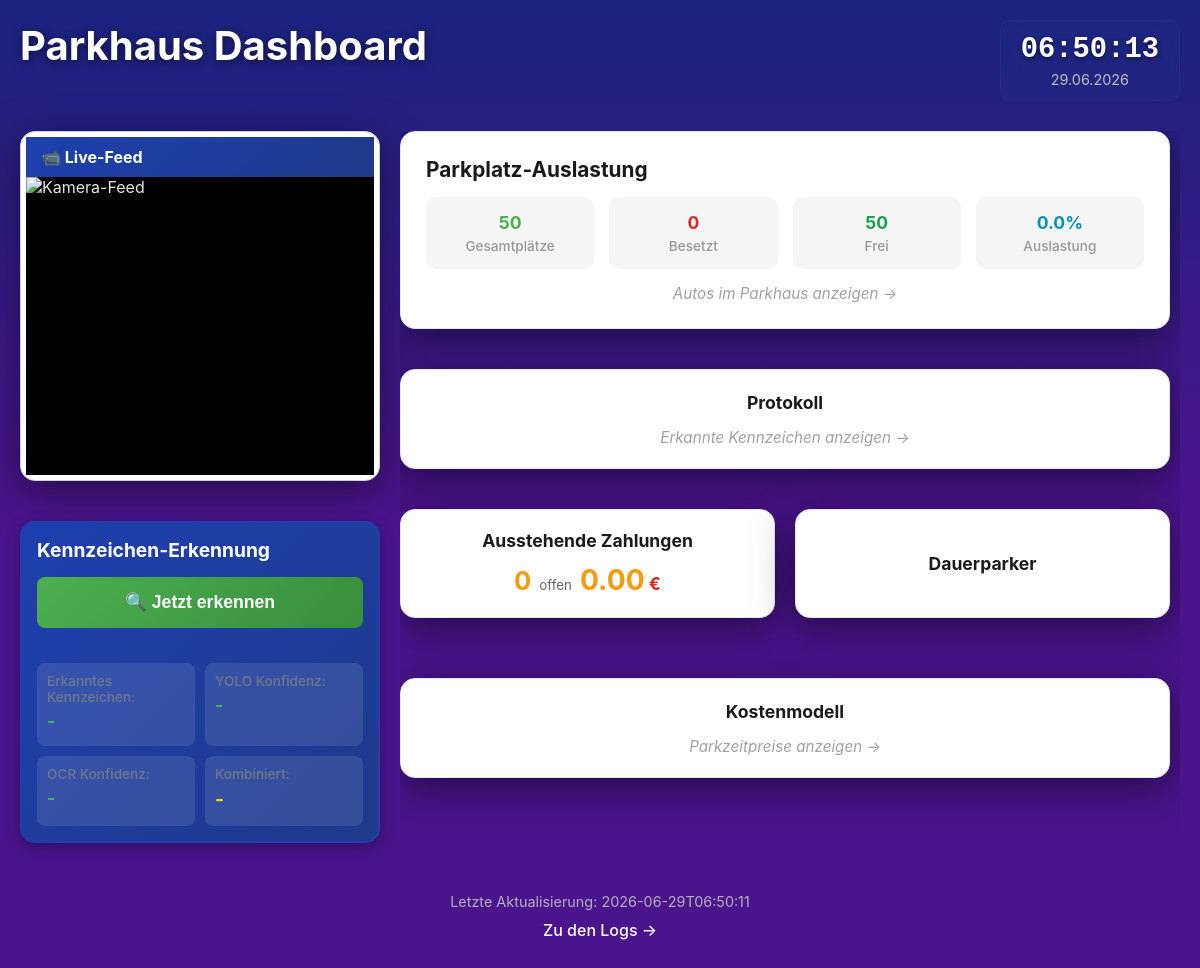
Before: / with the older database file.
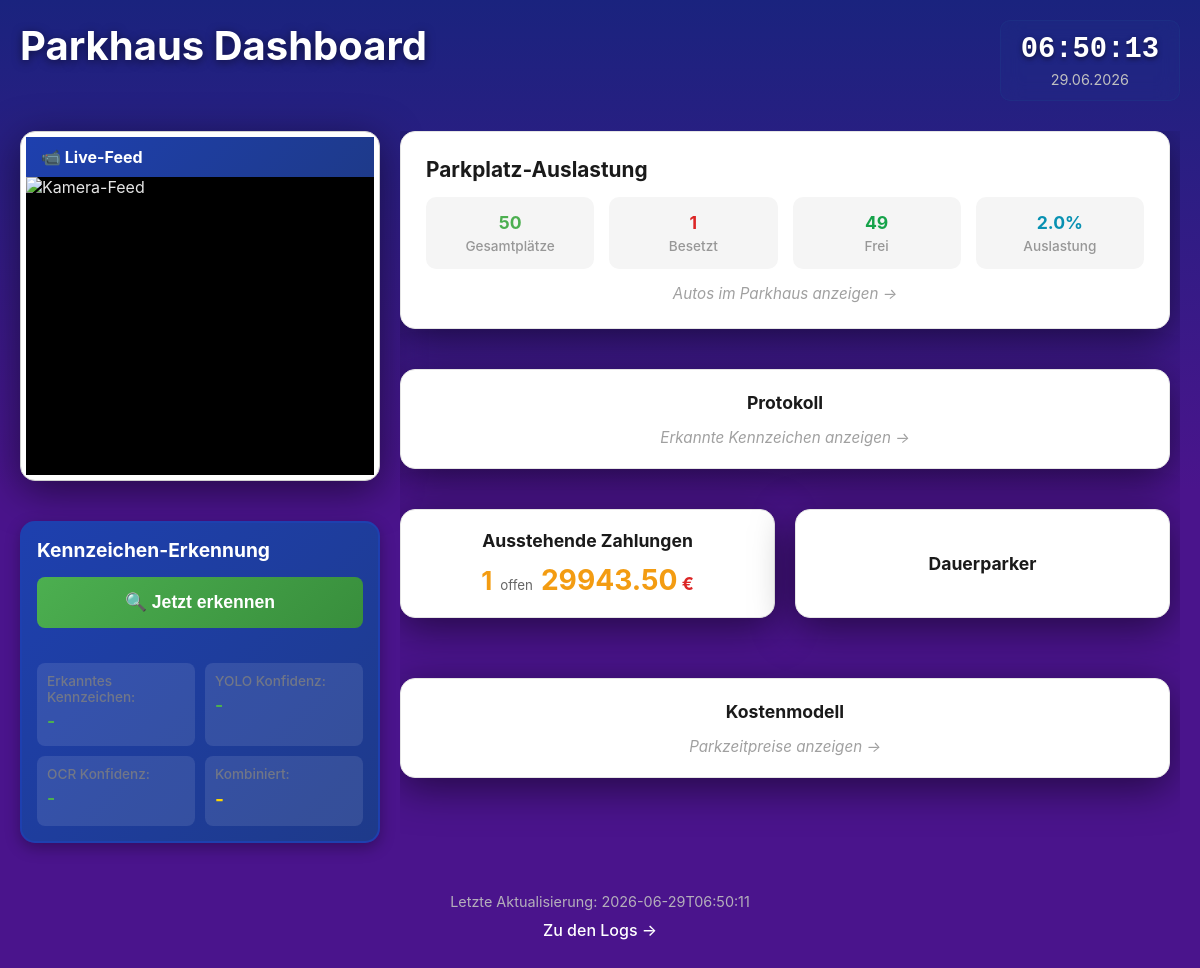
After: the same page with the newer database file.
### tables this page shows
CREATE TABLE parking_capacity (
            id INTEGER PRIMARY KEY AUTOINCREMENT,
            total_spaces INTEGER NOT NULL DEFAULT 50,
            occupied_spaces INTEGER DEFAULT 0,
            last_updated TIMESTAMP DEFAULT CURRENT_TIMESTAMP
        );

### Dashboard/routes.py (the view)
@router.get("/", response_class=HTMLResponse)
def dashboard(request: Request):
    dashboard_data = DashboardService.get_dashboard_summary()
    template = env.get_template("index.html")
    html = template.render(request=request, data=dashboard_data)
    return html

### Dashboard/templates/index.html (shortened to what this page needs)
<!DOCTYPE html>
<html>
<head>
    <link rel="stylesheet" href="/static/style.css?v={{ range(0, 10000) | random }}">
</head>
<body>
<div class="container">
    <div class="header-top">
        <h1>Parkhaus Dashboard</h1>
        <div class="current-time">
            <div class="time-display" id="current-time">--:--:--</div>
            <div class="date-display" id="current-date">--.--.----</div>
        </div>
    </div>
    <div class="dashboard-layout">
        <div class="feed-section">
            <div class="card camera-feed">
                <h3>📹 Live-Feed</h3>
                <img id="live-feed-img" src="/api/stream" alt="Kamera-Feed">
            </div>
            <div class="card recognition-panel">
                <h3>Kennzeichen-Erkennung</h3>
                <div class="recognition-controls">
                    <button class="btn btn-recognize" onclick="recognizePlate()">🔍 Jetzt erkennen</button>
                </div>
                <div class="recognition-stats">
                    <div class="stat">
                        <span class="stat-label">Erkanntes Kennzeichen:</span>
                        <span class="stat-value" id="recognized-plate">-</span>
                    </div>
                    <div class="stat">
                        <span class="stat-label">YOLO Konfidenz:</span>
                        <span class="stat-value" id="yolo-confidence">-</span>
                    </div>
                    <div class="stat">
                        <span class="stat-label">OCR Konfidenz:</span>
                        <span class="stat-value" id="ocr-confidence">-</span>
                    </div>
                    <div class="stat">
                        <span class="stat-label">Kombiniert:</span>
                        <span class="stat-value highlight" id="combined-confidence">-</span>
                    </div>
                </div>
            </div>
        </div>
        <div class="widgets-section">
            <div class="card capacity-card clickable" onclick="openModal('occupancy')">
                <h3>Parkplatz-Auslastung</h3>
                <div class="capacity-grid">
                    <div class="capacity-stat">
                        <div class="stat-value" id="total-spaces">{{ data.parking_capacity.total_spaces }}</div>
                        <div class="stat-label">Gesamtplätze</div>
                    </div>
                    <div class="capacity-stat">
                        <div class="stat-value occupied" id="occupied-spaces">{{ data.parking_capacity.occupied_spaces }}</div>
                        <div class="stat-label">Besetzt</div>
                    </div>
                    <div class="capacity-stat">
                        <div class="stat-value available" id="available-spaces">{{ data.parking_capacity.available_spaces }}</div>
                        <div class="stat-label">Frei</div>
                    </div>
                    <div class="capacity-stat">
                        <div class="stat-value rate" id="occupancy-rate">{{ data.parking_capacity.occupancy_rate }}%</div>
                        <div class="stat-label">Auslastung</div>
                    </div>
                </div>
                <p class="preview-text capacity-preview">Autos im Parkhaus anzeigen →</p>
            </div>
            <div class="card protocol-card clickable" onclick="openModal('protocol')">
                <h3>Protokoll</h3>
                <div class="protocol-preview">
                    <p class="preview-text">Erkannte Kennzeichen anzeigen →</p>
                </div>
            </div>
            <div class="bottom-widgets-row">
                <div class="card pending-card clickable" onclick="openModal('costs')">
                    <h3>Ausstehende Zahlungen</h3>
                    <div class="pending-widget-summary">
                        <span id="pending-count-preview">{{ data.pending_payments.pending_count }}</span>
                        <small>offen</small>
                        <strong><span id="pending-total-preview">{{ "%.2f"|format(data.pending_payments.total_amount_pending) }}</span> €</strong>
                    </div>
                </div>
                <div class="card recent-vehicles-card clickable" onclick="openModal('dauerparker')">
                    <h3>Dauerparker</h3>
                </div>
            </div>
            <div class="card pricing-card clickable" onclick="openModal('pricing')">
                <h3>Kostenmodell</h3>
                <div class="pricing-preview">
                    <p class="preview-text">Parkzeitpreise anzeigen →</p>
                </div>
            </div>
        </div>
    </div>
    <div class="footer">
        <p>Letzte Aktualisierung: <span id="last-update">{{ data.timestamp[:19] }}</span></p>
        <a href="/logs">Zu den Logs →</a>
    </div>
</div>
</body>
</html>

Changed rows visible on the page:
changed parking_capacity: parking_capacity.occupied_spaces "0" → "1"
Other visible differences:
{{ data.parking_capacity.available_spaces }}: "50" → "49"
{{ data.parking_capacity.occupancy_rate }}: "0.0" → "2.0"
{{ data.pending_payments.pending_count }}: "0" → "1"
{{ "%.2f"|format(data.pending_payments.total_amount_pending) }}: "0.00" → "29943.50"
